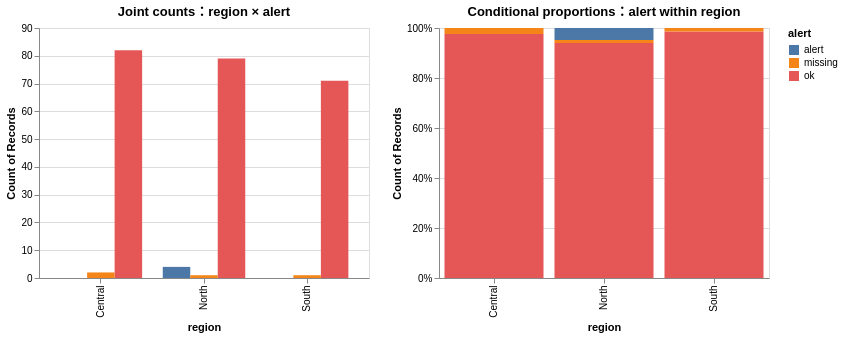

Here is the notebook cell this chart was saved with:
### Markdown cell above
## 2. Counts、proportions 与 denominator

Joint count = 一个 `(region, alert)` cell；marginal count = row/column total。Joint proportion 除以 grand total；conditional proportion 除以指定 row/column total。Normalized bars 隐藏 group size。

### Code cell
count_plot = (
    alt.Chart(observations, width=330, height=250).mark_bar()
    .encode(x="region:N", y="count():Q", color="alert:N", xOffset="alert:N")
    .properties(title="Joint counts：region × alert"))
conditional_plot = (
    alt.Chart(observations, width=330, height=250).mark_bar()
    .encode(x="region:N", y=alt.Y("count():Q").stack("normalize"), color="alert:N")
    .properties(title="Conditional proportions：alert within region"))
display(count_plot | conditional_plot)
counts = observations.groupby(["region", "alert"], observed=True).size().rename("n").reset_index()
counts["within_region"] = counts["n"] / counts.groupby("region", observed=True)["n"].transform("sum")
display(counts)

### Figure 1 — Vega-Lite specification as saved in the notebook (floating-point values rounded to 4 significant figures; data arrays with more than 128 entries replaced by an {"elided": "..."} marker saying what was removed)
{"config": {"view": {"continuousWidth": 300, "continuousHeight": 300}}, "hconcat": [{"mark": {"type": "bar"}, "encoding": {"color": {"field": "alert", "type": "nominal"}, "x": {"field": "region", "type": "nominal"}, "xOffset": {"field": "alert", "type": "nominal"}, "y": {"aggregate": "count", "type": "quantitative"}}, "height": 250, "title": "Joint counts：region × alert", "width": 330}, {"mark": {"type": "bar"}, "encoding": {"color": {"field": "alert", "type": "nominal"}, "x": {"field": "region", "type": "nominal"}, "y": {"aggregate": "count", "stack": "normalize", "type": "quantitative"}}, "height": 250, "title": "Conditional proportions：alert within region", "width": 330}], "data": {"name": "data-9d0375a219d4f69bc442586599b07ed3"}, "$schema": "https://vega.github.io/schema/vega-lite/v6.4.1.json", "datasets": {"data-9d0375a219d4f69bc442586599b07ed3": {"elided": "240 records"}}}
